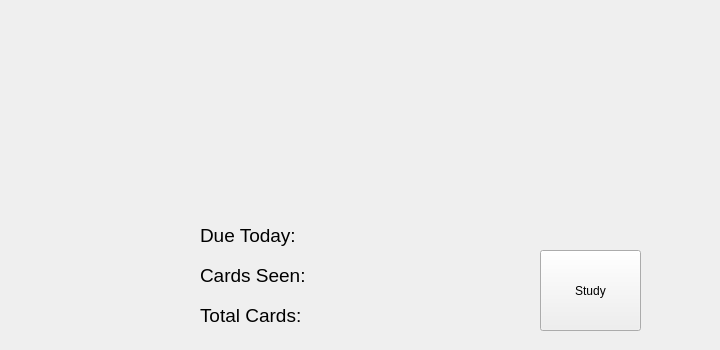
    <widget class="QWidget" name="DeckSummary">
     <widget class="QPushButton" name="deckSummaryStudy">
      <property name="geometry">
       <rect>
        <x>540</x>
        <y>250</y>
        <width>101</width>
        <height>81</height>
       </rect>
      </property>
      <property name="text">
       <string>Study</string>
      </property>
     </widget>
     <widget class="QLabel" name="label_11">
      <property name="geometry">
       <rect>
        <x>200</x>
        <y>220</y>
        <width>121</width>
        <height>31</height>
       </rect>
      </property>
      <property name="font">
       <font>
        <pointsize>14</pointsize>
       </font>
      </property>
      <property name="text">
       <string>Due Today:</string>
      </property>
     </widget>
     <widget class="QLabel" name="label_12">
      <property name="geometry">
       <rect>
        <x>200</x>
        <y>260</y>
        <width>131</width>
        <height>31</height>
       </rect>
      </property>
      <property name="font">
       <font>
        <pointsize>14</pointsize>
       </font>
      </property>
      <property name="text">
       <string>Cards Seen:</string>
      </property>
     </widget>
     <widget class="QLabel" name="label_13">
      <property name="geometry">
       <rect>
        <x>200</x>
        <y>300</y>
        <width>131</width>
        <height>31</height>
       </rect>
      </property>
      <property name="font">
       <font>
        <pointsize>14</pointsize>
       </font>
      </property>
      <property name="text">
       <string>Total Cards:</string>
      </property>
     </widget>
     <widget class="QLabel" name="deckSumToday">
      <property name="geometry">
       <rect>
        <x>340</x>
        <y>220</y>
        <width>121</width>
        <height>31</height>
       </rect>
      </property>
      <property name="font">
       <font>
        <pointsize>14</pointsize>
       </font>
      </property>
      <property name="text">
       <string/>
      </property>
     </widget>
     <widget class="QLabel" name="deckSumSeen">
      <property name="geometry">
       <rect>
        <x>340</x>
        <y>270</y>
        <width>121</width>
        <height>31</height>
       </rect>
      </property>
      <property name="font">
       <font>
        <pointsize>14</pointsize>
       </font>
      </property>
      <property name="text">
       <string/>
      </property>
     </widget>
     <widget class="QLabel" name="deckSumTotal">
      <property name="geometry">
       <rect>
        <x>340</x>
        <y>310</y>
        <width>121</width>
        <height>31</height>
       </rect>
      </property>
      <property name="font">
       <font>
        <pointsize>14</pointsize>
       </font>
      </property>
      <property name="text">
       <string/>
      </property>
     </widget>
     <widget class="QLabel" name="deckSumTitle">
      <property name="geometry">
       <rect>
        <x>320</x>
        <y>10</y>
        <width>391</width>
        <height>81</height>
       </rect>
      </property>
      <property name="font">
       <font>
        <pointsize>24</pointsize>
       </font>
      </property>
      <property name="text">
       <string/>
      </property>
     </widget>
    </widget>
